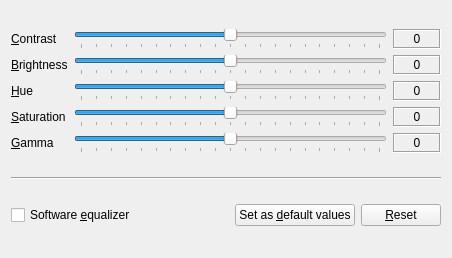
<?xml version="1.0" encoding="UTF-8"?>
<ui version="4.0">
 <class>VideoEqualizer</class>
 <widget class="QWidget" name="VideoEqualizer">
  <property name="geometry">
   <rect>
    <x>0</x>
    <y>0</y>
    <width>452</width>
    <height>258</height>
   </rect>
  </property>
  <property name="windowTitle">
   <string>Video Equalizer</string>
  </property>
  <layout class="QVBoxLayout" name="verticalLayout">
   <item>
    <layout class="QGridLayout" name="gridLayout">
     <item row="0" column="0">
      <widget class="QLabel" name="contrast_label">
       <property name="text">
        <string>&amp;Contrast</string>
       </property>
       <property name="buddy">
        <cstring>contrast_slider</cstring>
       </property>
      </widget>
     </item>
     <item row="0" column="1">
      <widget class="QSlider" name="contrast_slider">
       <property name="minimumSize">
        <size>
         <width>300</width>
         <height>0</height>
        </size>
       </property>
       <property name="minimum">
        <number>-100</number>
       </property>
       <property name="maximum">
        <number>100</number>
       </property>
       <property name="orientation">
        <enum>Qt::Horizontal</enum>
       </property>
       <property name="tickPosition">
        <enum>QSlider::TicksBelow</enum>
       </property>
      </widget>
     </item>
     <item row="0" column="2">
      <widget class="QLabel" name="contrast_indicator">
       <property name="minimumSize">
        <size>
         <width>48</width>
         <height>0</height>
        </size>
       </property>
       <property name="frameShape">
        <enum>QFrame::Box</enum>
       </property>
       <property name="frameShadow">
        <enum>QFrame::Sunken</enum>
       </property>
       <property name="text">
        <string notr="true">0</string>
       </property>
       <property name="alignment">
        <set>Qt::AlignCenter</set>
       </property>
      </widget>
     </item>
     <item row="1" column="0">
      <widget class="QLabel" name="brightness_label">
       <property name="text">
        <string>&amp;Brightness</string>
       </property>
       <property name="buddy">
        <cstring>brightness_slider</cstring>
       </property>
      </widget>
     </item>
     <item row="1" column="1">
      <widget class="QSlider" name="brightness_slider">
       <property name="minimumSize">
        <size>
         <width>300</width>
         <height>0</height>
        </size>
       </property>
       <property name="minimum">
        <number>-100</number>
       </property>
       <property name="maximum">
        <number>100</number>
       </property>
       <property name="orientation">
        <enum>Qt::Horizontal</enum>
       </property>
       <property name="tickPosition">
        <enum>QSlider::TicksBelow</enum>
       </property>
      </widget>
     </item>
     <item row="1" column="2">
      <widget class="QLabel" name="brightness_indicator">
       <property name="minimumSize">
        <size>
         <width>48</width>
         <height>0</height>
        </size>
       </property>
       <property name="frameShape">
        <enum>QFrame::Box</enum>
       </property>
       <property name="frameShadow">
        <enum>QFrame::Sunken</enum>
       </property>
       <property name="text">
        <string notr="true">0</string>
       </property>
       <property name="alignment">
        <set>Qt::AlignCenter</set>
       </property>
      </widget>
     </item>
     <item row="2" column="0">
      <widget class="QLabel" name="hue_label">
       <property name="text">
        <string>&amp;Hue</string>
       </property>
       <property name="buddy">
        <cstring>hue_slider</cstring>
       </property>
      </widget>
     </item>
     <item row="2" column="1">
      <widget class="QSlider" name="hue_slider">
       <property name="minimumSize">
        <size>
         <width>300</width>
         <height>0</height>
        </size>
       </property>
       <property name="minimum">
        <number>-100</number>
       </property>
       <property name="maximum">
        <number>100</number>
       </property>
       <property name="orientation">
        <enum>Qt::Horizontal</enum>
       </property>
       <property name="tickPosition">
        <enum>QSlider::TicksBelow</enum>
       </property>
      </widget>
     </item>
     <item row="2" column="2">
      <widget class="QLabel" name="hue_indicator">
       <property name="minimumSize">
        <size>
         <width>48</width>
         <height>0</height>
        </size>
       </property>
       <property name="frameShape">
        <enum>QFrame::Box</enum>
       </property>
       <property name="frameShadow">
        <enum>QFrame::Sunken</enum>
       </property>
       <property name="text">
        <string notr="true">0</string>
       </property>
       <property name="alignment">
        <set>Qt::AlignCenter</set>
       </property>
      </widget>
     </item>
     <item row="3" column="0">
      <widget class="QLabel" name="saturation_label">
       <property name="text">
        <string>&amp;Saturation</string>
       </property>
       <property name="buddy">
        <cstring>saturation_slider</cstring>
       </property>
      </widget>
     </item>
     <item row="3" column="1">
      <widget class="QSlider" name="saturation_slider">
       <property name="minimumSize">
        <size>
         <width>300</width>
         <height>0</height>
        </size>
       </property>
       <property name="minimum">
        <number>-100</number>
       </property>
       <property name="maximum">
        <number>100</number>
       </property>
       <property name="orientation">
        <enum>Qt::Horizontal</enum>
       </property>
       <property name="tickPosition">
        <enum>QSlider::TicksBelow</enum>
       </property>
      </widget>
     </item>
     <item row="3" column="2">
      <widget class="QLabel" name="saturation_indicator">
       <property name="minimumSize">
        <size>
         <width>48</width>
         <height>0</height>
        </size>
       </property>
       <property name="frameShape">
        <enum>QFrame::Box</enum>
       </property>
       <property name="frameShadow">
        <enum>QFrame::Sunken</enum>
       </property>
       <property name="text">
        <string notr="true">0</string>
       </property>
       <property name="alignment">
        <set>Qt::AlignCenter</set>
       </property>
      </widget>
     </item>
     <item row="4" column="0">
      <widget class="QLabel" name="gamma_label">
       <property name="text">
        <string>&amp;Gamma</string>
       </property>
       <property name="buddy">
        <cstring>gamma_slider</cstring>
       </property>
      </widget>
     </item>
     <item row="4" column="1">
      <widget class="QSlider" name="gamma_slider">
       <property name="minimumSize">
        <size>
         <width>300</width>
         <height>0</height>
        </size>
       </property>
       <property name="minimum">
        <number>-100</number>
       </property>
       <property name="maximum">
        <number>100</number>
       </property>
       <property name="orientation">
        <enum>Qt::Horizontal</enum>
       </property>
       <property name="tickPosition">
        <enum>QSlider::TicksBelow</enum>
       </property>
      </widget>
     </item>
     <item row="4" column="2">
      <widget class="QLabel" name="gamma_indicator">
       <property name="minimumSize">
        <size>
         <width>48</width>
         <height>0</height>
        </size>
       </property>
       <property name="frameShape">
        <enum>QFrame::Box</enum>
       </property>
       <property name="frameShadow">
        <enum>QFrame::Sunken</enum>
       </property>
       <property name="text">
        <string notr="true">0</string>
       </property>
       <property name="alignment">
        <set>Qt::AlignCenter</set>
       </property>
      </widget>
     </item>
    </layout>
   </item>
   <item>
    <widget class="Line" name="line">
     <property name="orientation">
      <enum>Qt::Horizontal</enum>
     </property>
    </widget>
   </item>
   <item>
    <layout class="QHBoxLayout" name="horizontalLayout">
     <item>
      <widget class="QCheckBox" name="bysoftware_check">
       <property name="sizePolicy">
        <sizepolicy hsizetype="MinimumExpanding" vsizetype="Fixed">
         <horstretch>0</horstretch>
         <verstretch>0</verstretch>
        </sizepolicy>
       </property>
       <property name="text">
        <string>Software &amp;equalizer</string>
       </property>
      </widget>
     </item>
     <item>
      <widget class="QPushButton" name="makedefault_button">
       <property name="text">
        <string>Set as &amp;default values</string>
       </property>
      </widget>
     </item>
     <item>
      <widget class="QPushButton" name="reset_button">
       <property name="text">
        <string>&amp;Reset</string>
       </property>
      </widget>
     </item>
    </layout>
   </item>
  </layout>
 </widget>
 <tabstops>
  <tabstop>contrast_slider</tabstop>
  <tabstop>brightness_slider</tabstop>
  <tabstop>hue_slider</tabstop>
  <tabstop>saturation_slider</tabstop>
  <tabstop>gamma_slider</tabstop>
  <tabstop>bysoftware_check</tabstop>
  <tabstop>makedefault_button</tabstop>
  <tabstop>reset_button</tabstop>
 </tabstops>
 <resources/>
 <connections/>
</ui>
